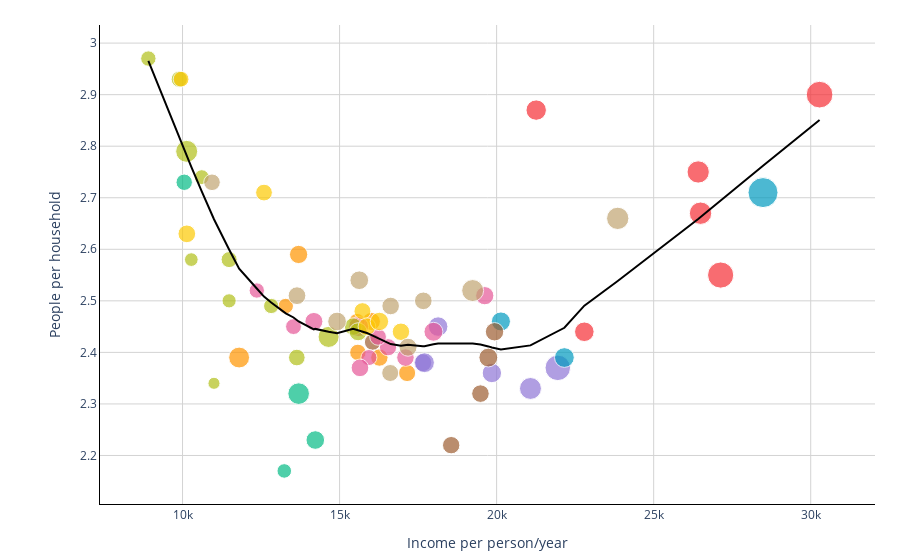

Write notebook code for a chart like this one.
### Markdown cell above
And let's finally visualize the data. The challenge here is representing three variables: income, number of tenants per household, and apartment size. In order to keep it as similar as possible to our former plot, let's leave the x- and y-axes the same. The newly introduced variable, apartment size, will be displayed as the size of the dots (which now will represent neighborhoods). The only technical tweak here is to normalize the size of the dots according to the maximum size we want to display. We do this to maximize visual differences, that would be minimal if passing the absolute apartment sizes.

### Code cell
# Define maximum size and normalize sizes
max_size = 30 #maximum dot size we want in our plot
marker_sizes = (df_hoods['mean_size'] / df_hoods['mean_size'].max()) * max_size #normalize sizes

#create a scatter plot
scatter = go.Scatter(
    x=df_hoods["income_per_person"],
    y=df_hoods["mean_people_household"],
    text=df_hoods['neighborhood_name'],
    mode='markers',
    marker=dict(color=df_hoods['color'], size=marker_sizes), #making color and dot size depend on district and normalized apartment sizes, respectively
    customdata= np.stack((df_hoods['district_name'], df_hoods['neighborhood_name'], df_hoods['income_per_person'], df_hoods['mean_people_household'], df_hoods['mean_size']), axis=-1),
    hovertemplate =
    '<br><b>District: %{customdata[0]}</b></br>' + 
    '<b>Neighborhood: %{customdata[1]}</b>' + 
    '<br><b>Income per person/year (€): %{customdata[2]}</b></br>' + 
    '<b>People per household: %{customdata[2]}</b>' + 
    '<br><b>Apartment size (sqm): %{customdata[3]}</b><extra></extra></br>' #add extra to remove trace:0 right next to hover box
)

#calculate LOWESS line
df_hoods = df_hoods.sort_values(by='income_per_person') #sort the DataFrame by the 'income_per_person' column, necessary to calculate the LOWESS line
lowess_result = lowess(df_hoods["mean_people_household"], df_hoods["income_per_person"], frac=0.3)
lowess_line = go.Scatter(
    x=df_hoods["income_per_person"],
    y=lowess_result[:, 1],
    mode='lines',
    line=dict(color='black', width=2),
    hoverinfo='none',
)

#create figure
fig4 = go.Figure(data=[scatter, lowess_line], layout=mylayout)

# update layout with axes titles and margins
fig4.update_layout(
    xaxis=dict(title='Income per person/year'),
    yaxis=dict(title='People per household'),
    margin=dict(l=100, r=25, b=50, t=25),#customizing margins
    showlegend=False
)

#show the figure
fig4.show()

### Figure 1 — Plotly figure (JSON) as saved in the notebook; plotly's stock layout.template omitted (floating-point values rounded to 4 significant figures; data arrays with more than 128 entries replaced by an {"elided": "..."} marker saying what was removed)
{"data": [{"customdata": {"elided": "73x5 mixed values"}, "hovertemplate": "<br><b>District: %{customdata[0]}</b></br><b>Neighborhood: %{customdata[1]}</b><br><b>Income per person/year (€): %{customdata[2]}</b></br><b>People per household: %{customdata[2]}</b><br><b>Apartment size (sqm): %{customdata[3]}</b><extra></extra></br>", "marker": {"color": ["#04BB85", "#04BB85", "#04BB85", "#04BB85", "#8F76D7", "#8F76D7", "#8F76D7", "#8F76D7", "#8F76D7", "#8F76D7", "#FF9500", "#FF9500", "#FF9500", "#FF9500", "#FF9500", "#FF9500", "#FF9500", "#FF9500", "#019BBF", "#019BBF", "#019BBF", "#F62F36", "#F62F36", "#F62F36", "#F62F36", "#F62F36", "#F62F36", "#9D5E31", "#9D5E31", "#9D5E31", "#9D5E31", "#9D5E31", "#E65898", "#E65898", "#E65898", "#E65898", "#E65898", "#E65898", "#E65898", "#E65898", "#E65898", "#E65898", "#E65898", "#B1C019", "#B1C019", "#B1C019", "#B1C019", "#B1C019", "#B1C019", "#B1C019", "#B1C019", "#B1C019", "#B1C019", "#B1C019", "#B1C019", "#B1C019", "#FDC903", "#FDC903", "#FDC903", "#FDC903", "#FDC903", "#FDC903", "#FDC903", "#C1A471", "#C1A471", "#C1A471", "#C1A471", "#C1A471", "#C1A471", "#C1A471", "#C1A471", "#C1A471", "#C1A471"], "size": [16.42, 21.58, 14.56, 18.6, 19.57, 17.89, 25.51, 21.91, 19.37, 19.82, 15.41, 20.88, 18.27, 17.4, 16.42, 18.16, 16.13, 17.13, 19.76, 19.06, 30, 20.44, 22.29, 26.67, 22.4, 26.18, 19.56, 18.42, 16.43, 18.87, 17.4, 17.58, 17.56, 16.07, 17.22, 18.24, 15.34, 15.86, 18.04, 17.66, 18.97, 20.0, 16.71, 17.55, 16.64, 16.03, 12.07, 18.0, 21.07, 14.85, 14.2, 15.25, 13.7, 16.24, 15.38, 21.99, 15.79, 17.7, 16.75, 17.48, 16.96, 17.69, 18.45, 17.02, 17.58, 18.01, 22.33, 17.63, 21.94, 16.59, 18.68, 18.66, 17.73]}, "mode": "markers", "text": ["el Raval", "el Barri Gòtic", "la Barceloneta", "Sant Pere, Santa Caterina i la Ribera", "el Fort Pienc", "la Sagrada Família", "la Dreta de l'Eixample", "l'Antiga Esquerra de l'Eixample", "la Nova Esquerra de l'Eixample", "Sant Antoni", "el Poble Sec", "la Marina del Prat Vermell", "la Marina de Port", "la Font de la Guatlla", "Hostafrancs", "la Bordeta", "Sants-Badal", "Sants", "les Corts", "la Maternitat i Sant Ramon", "Pedralbes", "Vallvidrera, el Tibidabo i les Planes", "Sarrià", "les Tres Torres", "Sant Gervasi- la Bonanova", "Sant Gervasi- Galvany", "el Putxet i el Farró", "Vallcarca i els Penitents", "el Coll", "la Salut", "la Vila de Gràcia", "el Camp d'en Grassot i Gràcia Nova", "el Baix Guinardó", "Can Baró", "el Guinardó", "la Font d'en Fargues", "el Carmel", "la Teixonera", "Sant Genís dels Agudells", "Montbau", "la Vall d'Hebron", "la Clota", "Horta", "Vilapicina i la Torre Llobeta", "Porta", "el Turó de la Peira", "Can Peguera", "la Guineueta", "Canyelles", "les Roquetes", "Verdun", "la Prosperitat", "la Trinitat Nova", "Torre Baró", "Ciutat Meridiana", "Vallbona", "la Trinitat Vella", "Baró de Viver", "el Bon Pastor", "Sant Andreu", "la Sagrera", "el Congrés i els Indians", "Navas", "el Camp de l'Arpa del Clot", "el Clot", "el Parc i la Llacuna del Poblenou", "la Vila Olímpica del Poblenou", "el Poblenou", "Diagonal Mar i el Front Marítim del Poblenou", "el Besòs i el Maresme", "Provençals del Poblenou", "Sant Martí de Provençals", "la Verneda i la Pau"], "type": "scatter", "x": [10050.0, 13700.0, 13240.0, 14230.0, 18140.0, 17650.0, 21950.0, 21080.0, 19850.0, 17700.0, 13290.0, 11802, 13700.0, 16270.0, 15580.0, 16010.0, 15560.0, 17150.0, 22160.0, 20140.0, 28480.0, 21260.0, 26420.0, 30280.0, 26490.0, 27130.0, 22790.0, 19930.0, 16050.0, 19740.0, 18550.0, 19490.0, 17100.0, 15930.0, 16540.0, 19620.0, 12360.0, 13530.0, 14180.0, 15650.0, 17990.0, 15605, 16230.0, 15430.0, 13640.0, 11480.0, 11000.0, 15590.0, 14650.0, 10610.0, 11480.0, 12820.0, 10280.0, 9897.0, 8912, 10132, 9954.0, 10140.0, 12590.0, 16950.0, 15730.0, 15870.0, 16270.0, 16610.0, 16630.0, 17180.0, 23860.0, 17670.0, 19240.0, 10940.0, 15630.0, 14920.0, 13640.0], "y": [2.73, 2.32, 2.17, 2.23, 2.45, 2.38, 2.37, 2.33, 2.36, 2.38, 2.49, 2.39, 2.59, 2.39, 2.4, 2.46, 2.46, 2.36, 2.39, 2.46, 2.71, 2.87, 2.75, 2.9, 2.67, 2.55, 2.44, 2.44, 2.42, 2.39, 2.22, 2.32, 2.39, 2.39, 2.41, 2.51, 2.52, 2.45, 2.46, 2.37, 2.44, 2.45, 2.43, 2.45, 2.39, 2.58, 2.34, 2.44, 2.43, 2.74, 2.5, 2.49, 2.58, 2.93, 2.97, 2.79, 2.93, 2.63, 2.71, 2.44, 2.48, 2.45, 2.46, 2.36, 2.49, 2.41, 2.66, 2.5, 2.52, 2.73, 2.54, 2.46, 2.51]}, {"hoverinfo": "none", "line": {"color": "black", "width": 2}, "mode": "lines", "type": "scatter", "x": [8912, 9897.0, 9954.0, 10050.0, 10132, 10140.0, 10280.0, 10610.0, 10940.0, 11000.0, 11480.0, 11480.0, 11802, 12360.0, 12590.0, 12820.0, 13240.0, 13290.0, 13530.0, 13640.0, 13640.0, 13700.0, 13700.0, 14180.0, 14230.0, 14650.0, 14920.0, 15430.0, 15560.0, 15580.0, 15590.0, 15605, 15630.0, 15650.0, 15730.0, 15870.0, 15930.0, 16010.0, 16050.0, 16230.0, 16270.0, 16270.0, 16540.0, 16610.0, 16630.0, 16950.0, 17100.0, 17150.0, 17180.0, 17650.0, 17670.0, 17700.0, 17990.0, 18140.0, 18550.0, 19240.0, 19490.0, 19620.0, 19740.0, 19850.0, 19930.0, 20140.0, 21080.0, 21260.0, 21950.0, 22160.0, 22790.0, 23860.0, 26420.0, 26490.0, 27130.0, 28480.0, 30280.0], "y": [2.966, 2.816, 2.808, 2.793, 2.782, 2.781, 2.76, 2.712, 2.667, 2.658, 2.6, 2.6, 2.562, 2.524, 2.508, 2.497, 2.477, 2.476, 2.468, 2.463, 2.463, 2.46, 2.46, 2.445, 2.446, 2.44, 2.437, 2.446, 2.444, 2.443, 2.443, 2.443, 2.443, 2.443, 2.441, 2.438, 2.436, 2.434, 2.433, 2.428, 2.427, 2.427, 2.419, 2.417, 2.416, 2.413, 2.415, 2.415, 2.415, 2.412, 2.412, 2.412, 2.416, 2.417, 2.417, 2.417, 2.415, 2.414, 2.412, 2.409, 2.408, 2.406, 2.414, 2.42, 2.441, 2.448, 2.491, 2.538, 2.659, 2.662, 2.695, 2.762, 2.851]}], "layout": {"margin": {"b": 50, "l": 100, "r": 25, "t": 25}, "paper_bgcolor": "white", "plot_bgcolor": "white", "showlegend": false, "xaxis": {"gridcolor": "lightgrey", "linecolor": "black", "title": {"text": "Income per person/year"}}, "yaxis": {"gridcolor": "lightgrey", "linecolor": "black", "title": {"text": "People per household"}}}}
